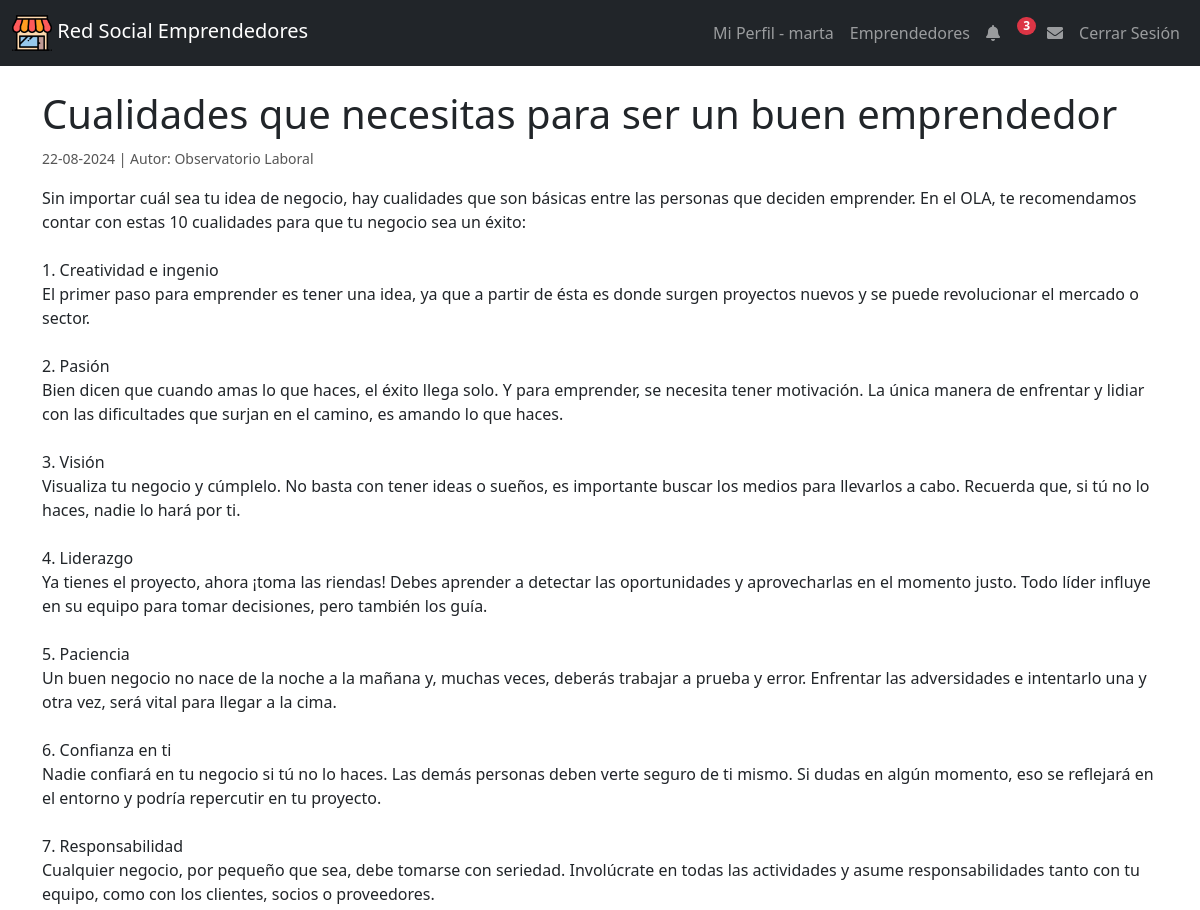
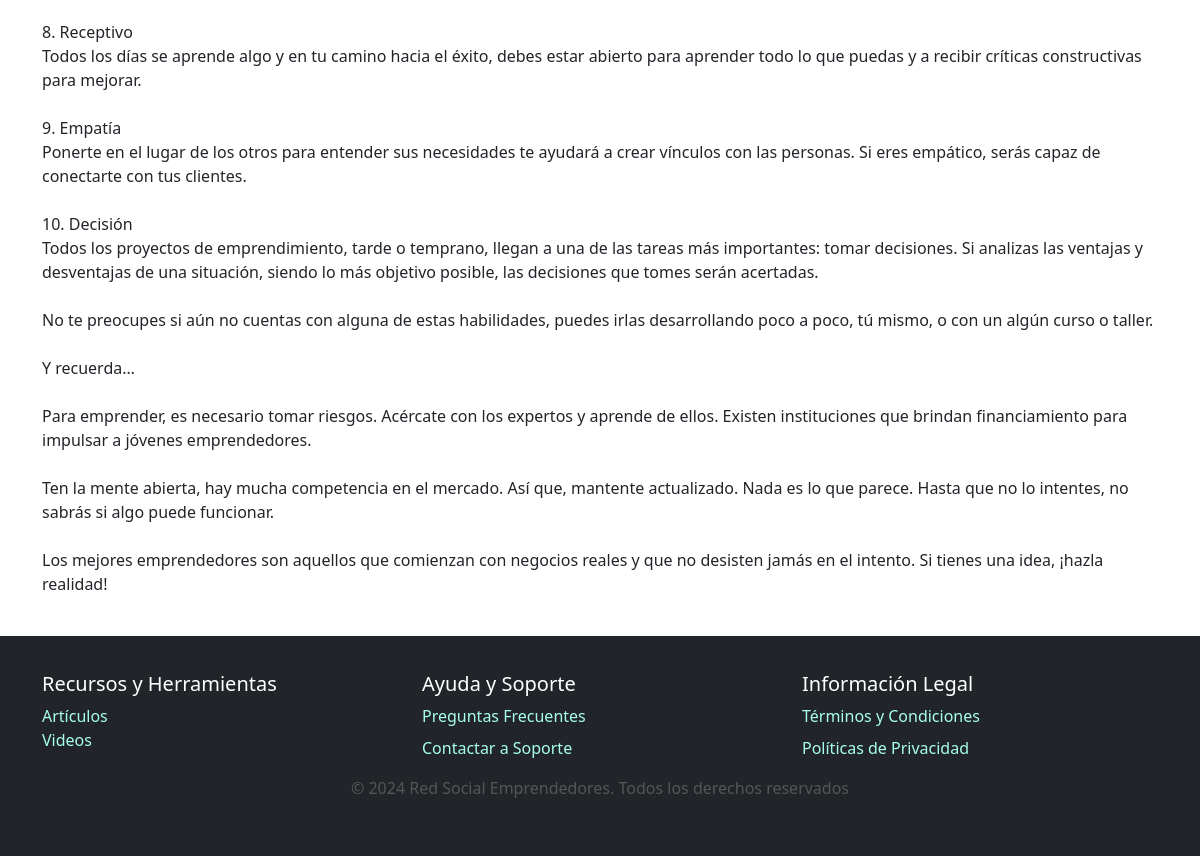
/verArticulo.php?id=1 (signed in), run on the app's committed database (2 pictures, top to bottom).
### tables this page shows
CREATE TABLE recursos (
    id_Recurso INT AUTO_INCREMENT PRIMARY KEY,
    titulo VARCHAR(255) NOT NULL,
    autor VARCHAR(100),
    contenido TEXT,
    fecha_Publicacion DATE,
    tipo_recurso ENUM('Articulo','Video','FAQ','Privacidad','Terminos') NOT NULL
);

### verArticulo.php (the view, shortened to what this page needs)
<?php
include './plantillas/header.php';
if (isset($_GET['id'])) {
    $idArticulo = intval($_GET['id']);
    include 'db.php';
    $sql = "SELECT titulo, autor, contenido, fecha_Publicacion FROM recursos WHERE id_Recurso = ? AND tipo_recurso = 'Articulo'";
    $stmt = $conn->prepare($sql);
    $stmt->bind_param("i", $idArticulo);
    $stmt->execute();
    $result = $stmt->get_result();
    if ($result->num_rows > 0) {
        $articulo = $result->fetch_assoc();
        ?>
        <!DOCTYPE html>
        <html>
        <body>
            <div class="container mt-4">
                <h1><?php echo htmlspecialchars($articulo['titulo']); ?></h1>
                <p>
                    <small>
                        <?php echo date('d-m-Y', strtotime($articulo['fecha_Publicacion'])); ?> | Autor: <?php echo htmlspecialchars($articulo['autor']); ?>
                    </small>
                </p>
                <div>
                    <?php echo nl2br(htmlspecialchars($articulo['contenido'])); ?>
                </div>
            </div>
            <?php include './plantillas/footer.php'; ?>
        </body>
        </html>
        <?php
    } else {
        echo "<p>Artículo no encontrado.</p>";
    }
} else {
    echo "<p>ID de artículo no proporcionado.</p>";
}

### css/styles.css (style rules this page uses)
html, body { height: 100%; margin: 0; }
body { font-family: Arial, sans-serif; background-color: #e0f7fa; display: flex; flex-direction: column; }
.container { margin-top: 20px; padding: 0 15px; margin-bottom: 40px; }
h1 { font-size: 2rem; color: #00796b; margin-bottom: 15px; }
p { font-size: 1rem; color: #555; }

### data on the page
recursos: titulo "Cualidades que necesitas para ser un buen emprendedor", fecha_Publicacion "22-08-2024", autor "Observatorio Laboral", contenido "Sin importar cuál sea tu idea de negocio, hay cualidades que son básicas entre las personas que deciden emprender. En el OLA, te recomendamos contar con estas 10 cualidades para que tu negocio sea un éxito: 1. Creatividad e ingenio El primer paso para emprender es tener una idea, ya que a partir de ésta es donde surgen proyectos nuevos y se puede revolucionar el mercado o sector. 2. Pasión Bien dicen que cuando amas lo que haces, el éxito llega solo. Y para emprender, se necesita tener motivación. La única manera de enfrentar y lidiar con las dificultades que surjan en el camino, es amando lo que haces. 3. Visión Visualiza tu negocio y cúmplelo. No basta con tener ideas o sueños, es…"

### other printed values
$current_user "marta"
$num_notificaciones "3"
